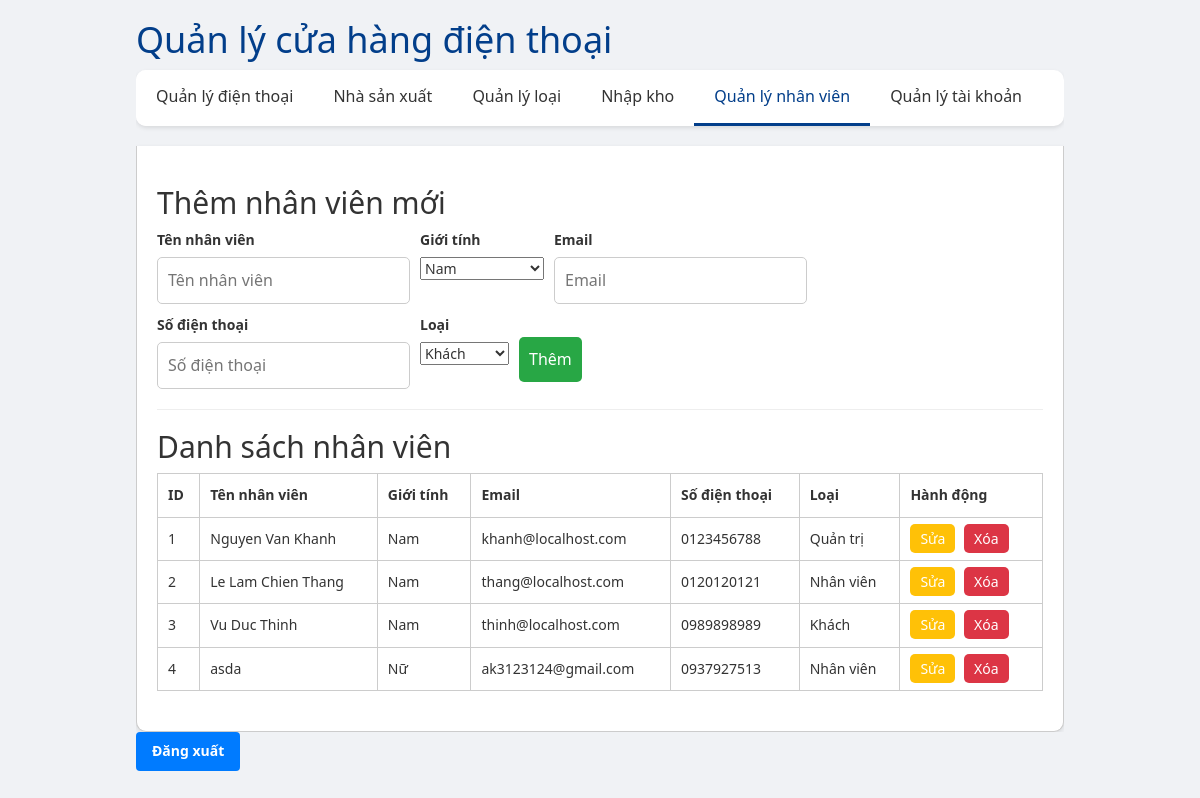
/admin/?page=staff (signed in), run on the app's committed database.
### tables this page shows
CREATE TABLE `user` (
  `id` int(11) NOT NULL,
  `name` varchar(255) NOT NULL,
  `gender` int(11) NOT NULL DEFAULT 0,
  `email` varchar(255) NOT NULL,
  `phone` varchar(11) NOT NULL,
  `type` int(1) NOT NULL DEFAULT 0
);

### admin/pages/staff/index.php (the view, shortened to what this page needs)
<?php
include '../config/db.php';
?>
<head>
<link rel="stylesheet" href="/admin/pages/staff/styles.css">
</head>
<body>
    <main>
        <section class="add-account">
            <h2>Thêm nhân viên mới</h2>
            <form action="/admin/pages/staff/add.php" method="post">
                <div>
                    <label for="name">Tên nhân viên</label><br>
                    <input type="text" name="name" placeholder="Tên nhân viên" required>
                </div>
                <div>
                    <label for="gender">Giới tính</label><br>
                    <select name="gender">
                        <option value="0">Nam</option>
                    </select>
                </div>
                <div>
                    <label for="email">Email</label><br>
                    <input type="email" name="email" placeholder="Email" required>
                </div>
                <div>
                    <label for="phone">Số điện thoại</label><br>
                    <input type="text" name="phone" placeholder="Số điện thoại" required>
                </div>
                <div>
                    <label for="type">Loại</label><br>
                    <select name="type">
                        <option value="0">Khách</option>
                    </select>
                </div>
                <div>
                    <br>
                    <button type="submit">Thêm</button>
                </div>
            </form>
        </section>
        <hr>
        <section class="account-list">
            <h2>Danh sách nhân viên</h2>
            <table>
                <thead>
                    <tr>
                        <th>ID</th>
                        <th>Tên nhân viên</th>
                        <th>Giới tính</th>
                        <th>Email</th>
                        <th>Số điện thoại</th>
                        <th>Loại</th>
                        <th>Hành động</th>
                    </tr>
                </thead>
                <tbody>
                    <?php
                    $sql = "SELECT * FROM user order by id;";
                    $result = $conn->query($sql);
                    if ($result->num_rows > 0) {
                        while($row = $result->fetch_assoc()) {
                            echo "<tr>
                                <td>" . $row["id"] . "</td>
                                <td>" . $row["name"] . "</td>
                                <td>" . ($row["gender"] == "0" ? "Nam" : ($row["gender"] == "1" ? "Nữ" : "Không xác định")) . "</td>
                                <td>" . $row["email"] . "</td>
                                <td>" . $row["phone"] . "</td>
                                <td>" . ($row["type"] == "-1" ? "Quản trị" : ($row["type"] == "1" ? "Nhân viên" : "Khách")) . "</td>
                                <td class='actions'>
                                    <a href='/admin/?page=editStaff&id=" . $row["id"] . "' class='edit-btn'>Sửa</a>
                                    <a href='#' onclick=\"deleteSubmit('" . $row["id"] . "')\" class='delete-btn'>Xóa</a>
                                </td>
                            </tr>";
                        }
                    } else {
                        echo "<tr><td colspan='4'>Không có tài khoản nào</td></tr>";
                    }
                    ?>
                </tbody>
            </table>
        </section>
    </main>
</body>
</html>

### admin/css/styles.css (style rules this page uses)
body { font-family: Arial, sans-serif; background-color: #f4f4f4; margin: 0; padding: 0; }
.add-account, .account-list, .edit-account { margin-bottom: 20px; }
.add-account form, .edit-account form { display: flex; flex-wrap: wrap; gap: 10px; }
.add-account input, .add-account button, .edit-account input, .edit-account button { padding: 10px; font-size: 16px; border: 1px solid #ccc; border-radius: 5px; }
.add-account button, .edit-account button { background-color: #28a745; color: #fff; border: none; cursor: pointer; }
table { width: 100%; border-collapse: collapse; }
table, th, td { border: 1px solid #ccc; }
th, td { padding: 10px; text-align: left; }
.actions a { padding: 5px 10px; margin-right: 5px; border: none; cursor: pointer; border-radius: 5px; text-decoration: none; color: #fff; }
.actions .edit-btn { background-color: #ffc107; }
.actions .delete-btn { background-color: #dc3545; }
body, h1, p, button { margin: 0; padding: 0; }
body { font-family: 'Segoe UI', Tahoma, Geneva, Verdana, sans-serif; background-color: #f0f2f5; color: #333; line-height: 1.6; padding: 20px; }

### admin/pages/staff/styles.css (style rules this page uses)
body { font-family: Arial, sans-serif; background-color: #f4f4f4; margin: 0; padding: 0; }
.add-account, .account-list, .edit-account { margin-bottom: 20px; }
.add-account form, .edit-account form { display: flex; flex-wrap: wrap; gap: 10px; }
.add-account input, .add-account button, .edit-account input, .edit-account button { padding: 10px; font-size: 16px; border: 1px solid #ccc; border-radius: 5px; }
.add-account button, .edit-account button { background-color: #28a745; color: #fff; border: none; cursor: pointer; }
table { width: 100%; border-collapse: collapse; }
table, th, td { border: 1px solid #ccc; }
th, td { padding: 10px; text-align: left; }
.actions a { padding: 5px 10px; margin-right: 5px; border: none; cursor: pointer; border-radius: 5px; text-decoration: none; color: #fff; }
.actions .edit-btn { background-color: #ffc107; }
.actions .delete-btn { background-color: #dc3545; }
body, h1, p, button { margin: 0; padding: 0; }
body { font-family: 'Segoe UI', Tahoma, Geneva, Verdana, sans-serif; background-color: #f0f2f5; color: #333; line-height: 1.6; padding: 20px; }

### admin/index.php (style rules this page uses)
body, h1, p, button { margin: 0; padding: 0; }
body { font-family: 'Segoe UI', Tahoma, Geneva, Verdana, sans-serif; background-color: #f0f2f5; color: #333; line-height: 1.6; padding: 20px; }

### data on the page
user: id "1", name "Nguyen Van Khanh", gender "Nam", email "khanh@localhost.com", phone "0123456788", type "Quản trị"
user: id "2", name "Le Lam Chien Thang", gender "Nam", email "thang@localhost.com", phone "0120120121", type "Nhân viên"
user: id "3", name "Vu Duc Thinh", gender "Nam", email "thinh@localhost.com", phone "0989898989", type "Khách"
user: id "4", name "asda", gender "Nữ", email "ak3123124@gmail.com", phone "0937927513", type "Nhân viên"
